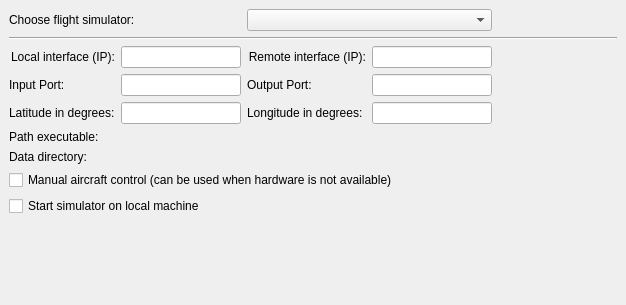
<?xml version="1.0" encoding="UTF-8"?>
<ui version="4.0">
 <class>HITLOptionsPage</class>
 <widget class="QWidget" name="HITLOptionsPage">
  <property name="geometry">
   <rect>
    <x>0</x>
    <y>0</y>
    <width>626</width>
    <height>305</height>
   </rect>
  </property>
  <property name="sizePolicy">
   <sizepolicy hsizetype="Expanding" vsizetype="Expanding">
    <horstretch>0</horstretch>
    <verstretch>0</verstretch>
   </sizepolicy>
  </property>
  <property name="windowTitle">
   <string>Form</string>
  </property>
  <layout class="QVBoxLayout" name="verticalLayout">
   <property name="margin">
    <number>0</number>
   </property>
   <item>
    <widget class="QScrollArea" name="scrollArea">
     <property name="frameShape">
      <enum>QFrame::NoFrame</enum>
     </property>
     <property name="frameShadow">
      <enum>QFrame::Plain</enum>
     </property>
     <property name="widgetResizable">
      <bool>true</bool>
     </property>
     <widget class="QWidget" name="scrollAreaWidgetContents">
      <property name="geometry">
       <rect>
        <x>0</x>
        <y>0</y>
        <width>626</width>
        <height>305</height>
       </rect>
      </property>
      <layout class="QGridLayout" name="gridLayout">
       <item row="5" column="1">
        <widget class="QLineEdit" name="inputPort">
         <property name="sizePolicy">
          <sizepolicy hsizetype="MinimumExpanding" vsizetype="Fixed">
           <horstretch>0</horstretch>
           <verstretch>0</verstretch>
          </sizepolicy>
         </property>
         <property name="toolTip">
          <string>For receiving data from sim</string>
         </property>
        </widget>
       </item>
       <item row="6" column="0">
        <widget class="QLabel" name="label_7">
         <property name="text">
          <string>Latitude in degrees:</string>
         </property>
        </widget>
       </item>
       <item row="5" column="0">
        <widget class="QLabel" name="label_5">
         <property name="text">
          <string>Input Port:</string>
         </property>
        </widget>
       </item>
       <item row="6" column="1">
        <widget class="QLineEdit" name="latitude">
         <property name="sizePolicy">
          <sizepolicy hsizetype="MinimumExpanding" vsizetype="Fixed">
           <horstretch>0</horstretch>
           <verstretch>0</verstretch>
          </sizepolicy>
         </property>
        </widget>
       </item>
       <item row="0" column="0" colspan="2">
        <widget class="QLabel" name="label_3">
         <property name="text">
          <string>Choose flight simulator:</string>
         </property>
        </widget>
       </item>
       <item row="10" column="0" colspan="2">
        <widget class="QCheckBox" name="startSim">
         <property name="enabled">
          <bool>true</bool>
         </property>
         <property name="sizePolicy">
          <sizepolicy hsizetype="Preferred" vsizetype="Fixed">
           <horstretch>0</horstretch>
           <verstretch>0</verstretch>
          </sizepolicy>
         </property>
         <property name="toolTip">
          <string>Check this box to start the simulator on the local computer</string>
         </property>
         <property name="text">
          <string>Start simulator on local machine</string>
         </property>
        </widget>
       </item>
       <item row="11" column="1">
        <spacer name="verticalSpacer">
         <property name="orientation">
          <enum>Qt::Vertical</enum>
         </property>
         <property name="sizeHint" stdset="0">
          <size>
           <width>20</width>
           <height>182</height>
          </size>
         </property>
        </spacer>
       </item>
       <item row="1" column="0" colspan="5">
        <widget class="Line" name="line">
         <property name="orientation">
          <enum>Qt::Horizontal</enum>
         </property>
        </widget>
       </item>
       <item row="8" column="1" colspan="4">
        <widget class="Utils::PathChooser" name="dataPath" native="true"/>
       </item>
       <item row="7" column="0">
        <widget class="QLabel" name="label">
         <property name="sizePolicy">
          <sizepolicy hsizetype="Preferred" vsizetype="Fixed">
           <horstretch>0</horstretch>
           <verstretch>0</verstretch>
          </sizepolicy>
         </property>
         <property name="text">
          <string>Path executable:</string>
         </property>
        </widget>
       </item>
       <item row="0" column="2" colspan="2">
        <widget class="QComboBox" name="chooseFlightSimulator"/>
       </item>
       <item row="8" column="0">
        <widget class="QLabel" name="label_2">
         <property name="sizePolicy">
          <sizepolicy hsizetype="Preferred" vsizetype="Fixed">
           <horstretch>0</horstretch>
           <verstretch>0</verstretch>
          </sizepolicy>
         </property>
         <property name="text">
          <string>Data directory:</string>
         </property>
        </widget>
       </item>
       <item row="9" column="0" colspan="5">
        <widget class="QCheckBox" name="manualControl">
         <property name="sizePolicy">
          <sizepolicy hsizetype="Preferred" vsizetype="Fixed">
           <horstretch>0</horstretch>
           <verstretch>0</verstretch>
          </sizepolicy>
         </property>
         <property name="toolTip">
          <string>Manual aircraft control (can be used when hardware is not available)</string>
         </property>
         <property name="text">
          <string>Manual aircraft control (can be used when hardware is not available)</string>
         </property>
        </widget>
       </item>
       <item row="7" column="1" colspan="4">
        <widget class="Utils::PathChooser" name="executablePath" native="true">
         <property name="sizePolicy">
          <sizepolicy hsizetype="Preferred" vsizetype="Preferred">
           <horstretch>1</horstretch>
           <verstretch>0</verstretch>
          </sizepolicy>
         </property>
        </widget>
       </item>
       <item row="2" column="0">
        <widget class="QLabel" name="label_6">
         <property name="sizePolicy">
          <sizepolicy hsizetype="MinimumExpanding" vsizetype="Preferred">
           <horstretch>0</horstretch>
           <verstretch>0</verstretch>
          </sizepolicy>
         </property>
         <property name="text">
          <string>Local interface (IP):</string>
         </property>
         <property name="alignment">
          <set>Qt::AlignRight|Qt::AlignTrailing|Qt::AlignVCenter</set>
         </property>
        </widget>
       </item>
       <item row="2" column="1">
        <widget class="QLineEdit" name="hostAddress">
         <property name="sizePolicy">
          <sizepolicy hsizetype="MinimumExpanding" vsizetype="Fixed">
           <horstretch>0</horstretch>
           <verstretch>0</verstretch>
          </sizepolicy>
         </property>
         <property name="toolTip">
          <string>For communication with sim computer via network. Should be the IP address of one of the interfaces of the GCS computer.</string>
         </property>
        </widget>
       </item>
       <item row="2" column="2">
        <widget class="QLabel" name="label_9">
         <property name="text">
          <string>Remote interface (IP):</string>
         </property>
         <property name="alignment">
          <set>Qt::AlignRight|Qt::AlignTrailing|Qt::AlignVCenter</set>
         </property>
        </widget>
       </item>
       <item row="2" column="3">
        <widget class="QLineEdit" name="remoteHostAddress">
         <property name="sizePolicy">
          <sizepolicy hsizetype="MinimumExpanding" vsizetype="Fixed">
           <horstretch>0</horstretch>
           <verstretch>0</verstretch>
          </sizepolicy>
         </property>
         <property name="toolTip">
          <string>Only required if running simulator on remote machine. Should be the IP of the machine on which the simulator is running.</string>
         </property>
        </widget>
       </item>
       <item row="5" column="2">
        <widget class="QLabel" name="label_4">
         <property name="sizePolicy">
          <sizepolicy hsizetype="Preferred" vsizetype="Preferred">
           <horstretch>0</horstretch>
           <verstretch>0</verstretch>
          </sizepolicy>
         </property>
         <property name="text">
          <string>Output Port:</string>
         </property>
        </widget>
       </item>
       <item row="6" column="2">
        <widget class="QLabel" name="label_8">
         <property name="text">
          <string>Longitude in degrees:</string>
         </property>
        </widget>
       </item>
       <item row="5" column="3">
        <widget class="QLineEdit" name="outputPort">
         <property name="sizePolicy">
          <sizepolicy hsizetype="MinimumExpanding" vsizetype="Fixed">
           <horstretch>0</horstretch>
           <verstretch>0</verstretch>
          </sizepolicy>
         </property>
         <property name="toolTip">
          <string>For sending data to sim</string>
         </property>
        </widget>
       </item>
       <item row="6" column="3">
        <widget class="QLineEdit" name="longitude">
         <property name="sizePolicy">
          <sizepolicy hsizetype="MinimumExpanding" vsizetype="Fixed">
           <horstretch>0</horstretch>
           <verstretch>0</verstretch>
          </sizepolicy>
         </property>
        </widget>
       </item>
      </layout>
      <zorder>label_3</zorder>
      <zorder>verticalSpacer</zorder>
      <zorder>label_7</zorder>
      <zorder>label_5</zorder>
      <zorder>startSim</zorder>
      <zorder>label_2</zorder>
      <zorder>executablePath</zorder>
      <zorder>label</zorder>
      <zorder>dataPath</zorder>
      <zorder>manualControl</zorder>
      <zorder>chooseFlightSimulator</zorder>
      <zorder>latitude</zorder>
      <zorder>line</zorder>
      <zorder>inputPort</zorder>
      <zorder>label_6</zorder>
      <zorder>hostAddress</zorder>
      <zorder>label_9</zorder>
      <zorder>remoteHostAddress</zorder>
      <zorder>label_4</zorder>
      <zorder>label_8</zorder>
      <zorder>outputPort</zorder>
      <zorder>longitude</zorder>
     </widget>
    </widget>
   </item>
  </layout>
 </widget>
 <customwidgets>
  <customwidget>
   <class>Utils::PathChooser</class>
   <extends>QWidget</extends>
   <header>utils/pathchooser.h</header>
   <container>1</container>
  </customwidget>
 </customwidgets>
 <resources/>
 <connections/>
</ui>
